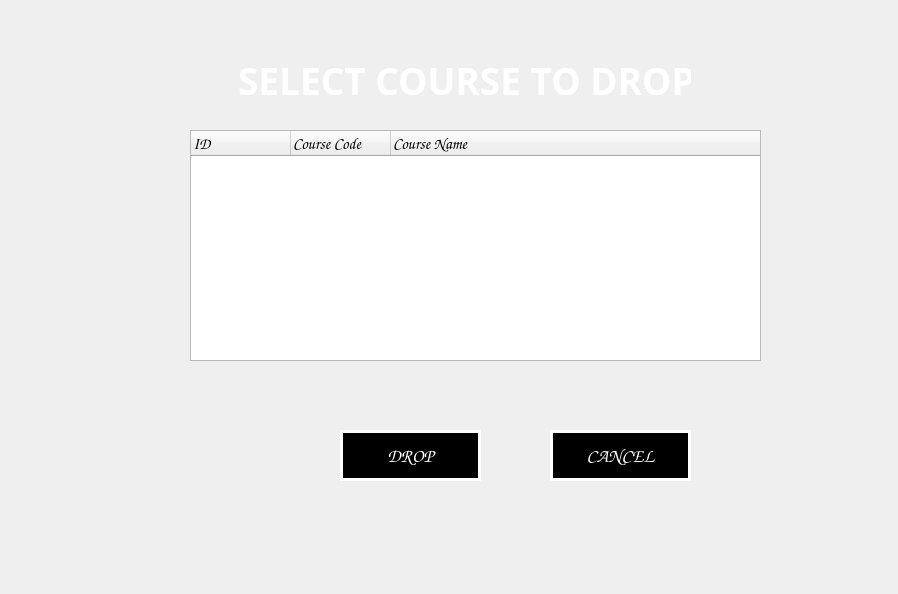
<?xml version="1.0" encoding="UTF-8"?>
<ui version="4.0">
 <class>dropCourse</class>
 <widget class="QWidget" name="dropCourse">
  <property name="geometry">
   <rect>
    <x>0</x>
    <y>0</y>
    <width>898</width>
    <height>594</height>
   </rect>
  </property>
  <property name="font">
   <font>
    <family>Comic Sans MS</family>
    <pointsize>10</pointsize>
    <weight>75</weight>
    <bold>true</bold>
   </font>
  </property>
  <property name="windowTitle">
   <string>dropCourse</string>
  </property>
  <widget class="QTreeWidget" name="coursePanel">
   <property name="geometry">
    <rect>
     <x>190</x>
     <y>130</y>
     <width>571</width>
     <height>231</height>
    </rect>
   </property>
   <property name="font">
    <font>
     <family>Comic Sans MS</family>
     <pointsize>12</pointsize>
     <weight>75</weight>
     <bold>true</bold>
    </font>
   </property>
   <property name="styleSheet">
    <string notr="true">color:black;</string>
   </property>
   <column>
    <property name="text">
     <string>ID</string>
    </property>
   </column>
   <column>
    <property name="text">
     <string>Course Code</string>
    </property>
   </column>
   <column>
    <property name="text">
     <string>Course Name</string>
    </property>
   </column>
  </widget>
  <widget class="QPushButton" name="dropButton">
   <property name="geometry">
    <rect>
     <x>340</x>
     <y>430</y>
     <width>141</width>
     <height>51</height>
    </rect>
   </property>
   <property name="font">
    <font>
     <family>Comic Sans MS</family>
     <pointsize>14</pointsize>
     <weight>75</weight>
     <bold>true</bold>
    </font>
   </property>
   <property name="styleSheet">
    <string notr="true">border-image:none;
color:white;
background-color:inherit;
border:3px solid white;</string>
   </property>
   <property name="text">
    <string>DROP</string>
   </property>
  </widget>
  <widget class="QPushButton" name="cancelButton">
   <property name="geometry">
    <rect>
     <x>550</x>
     <y>430</y>
     <width>141</width>
     <height>51</height>
    </rect>
   </property>
   <property name="font">
    <font>
     <family>Comic Sans MS</family>
     <pointsize>14</pointsize>
     <weight>75</weight>
     <bold>true</bold>
    </font>
   </property>
   <property name="styleSheet">
    <string notr="true">border-image:none;
color:white;
background-color:inherit;
border:3px solid white;</string>
   </property>
   <property name="text">
    <string>CANCEL</string>
   </property>
  </widget>
  <widget class="QLabel" name="msgLabel">
   <property name="geometry">
    <rect>
     <x>280</x>
     <y>540</y>
     <width>431</width>
     <height>41</height>
    </rect>
   </property>
   <property name="palette">
    <palette>
     <active>
      <colorrole role="WindowText">
       <brush brushstyle="SolidPattern">
        <color alpha="255">
         <red>255</red>
         <green>255</green>
         <blue>255</blue>
        </color>
       </brush>
      </colorrole>
      <colorrole role="Text">
       <brush brushstyle="SolidPattern">
        <color alpha="255">
         <red>255</red>
         <green>255</green>
         <blue>255</blue>
        </color>
       </brush>
      </colorrole>
      <colorrole role="ButtonText">
       <brush brushstyle="SolidPattern">
        <color alpha="255">
         <red>255</red>
         <green>255</green>
         <blue>255</blue>
        </color>
       </brush>
      </colorrole>
     </active>
     <inactive>
      <colorrole role="WindowText">
       <brush brushstyle="SolidPattern">
        <color alpha="255">
         <red>255</red>
         <green>255</green>
         <blue>255</blue>
        </color>
       </brush>
      </colorrole>
      <colorrole role="Text">
       <brush brushstyle="SolidPattern">
        <color alpha="255">
         <red>255</red>
         <green>255</green>
         <blue>255</blue>
        </color>
       </brush>
      </colorrole>
      <colorrole role="ButtonText">
       <brush brushstyle="SolidPattern">
        <color alpha="255">
         <red>255</red>
         <green>255</green>
         <blue>255</blue>
        </color>
       </brush>
      </colorrole>
     </inactive>
     <disabled>
      <colorrole role="WindowText">
       <brush brushstyle="SolidPattern">
        <color alpha="255">
         <red>255</red>
         <green>255</green>
         <blue>255</blue>
        </color>
       </brush>
      </colorrole>
      <colorrole role="Text">
       <brush brushstyle="SolidPattern">
        <color alpha="255">
         <red>255</red>
         <green>255</green>
         <blue>255</blue>
        </color>
       </brush>
      </colorrole>
      <colorrole role="ButtonText">
       <brush brushstyle="SolidPattern">
        <color alpha="255">
         <red>255</red>
         <green>255</green>
         <blue>255</blue>
        </color>
       </brush>
      </colorrole>
     </disabled>
    </palette>
   </property>
   <property name="font">
    <font>
     <pointsize>14</pointsize>
    </font>
   </property>
   <property name="styleSheet">
    <string notr="true">color:white;</string>
   </property>
   <property name="text">
    <string/>
   </property>
  </widget>
  <widget class="QLabel" name="label">
   <property name="geometry">
    <rect>
     <x>190</x>
     <y>60</y>
     <width>501</width>
     <height>41</height>
    </rect>
   </property>
   <property name="font">
    <font>
     <family>Colonna MT</family>
     <pointsize>28</pointsize>
    </font>
   </property>
   <property name="styleSheet">
    <string notr="true">color:white;</string>
   </property>
   <property name="text">
    <string>     SELECT COURSE TO DROP</string>
   </property>
  </widget>
 </widget>
 <layoutdefault spacing="6" margin="11"/>
 <resources/>
 <connections>
  <connection>
   <sender>dropButton</sender>
   <signal>clicked()</signal>
   <receiver>dropCourse</receiver>
   <slot>DropButtonClicked()</slot>
   <hints>
    <hint type="sourcelabel">
     <x>117</x>
     <y>271</y>
    </hint>
    <hint type="destinationlabel">
     <x>273</x>
     <y>213</y>
    </hint>
   </hints>
  </connection>
  <connection>
   <sender>cancelButton</sender>
   <signal>clicked()</signal>
   <receiver>dropCourse</receiver>
   <slot>CancelButtonClicked()</slot>
   <hints>
    <hint type="sourcelabel">
     <x>267</x>
     <y>271</y>
    </hint>
    <hint type="destinationlabel">
     <x>273</x>
     <y>213</y>
    </hint>
   </hints>
  </connection>
 </connections>
 <slots>
  <slot>DropButtonClicked()</slot>
  <slot>CancelButtonClicked()</slot>
 </slots>
</ui>
